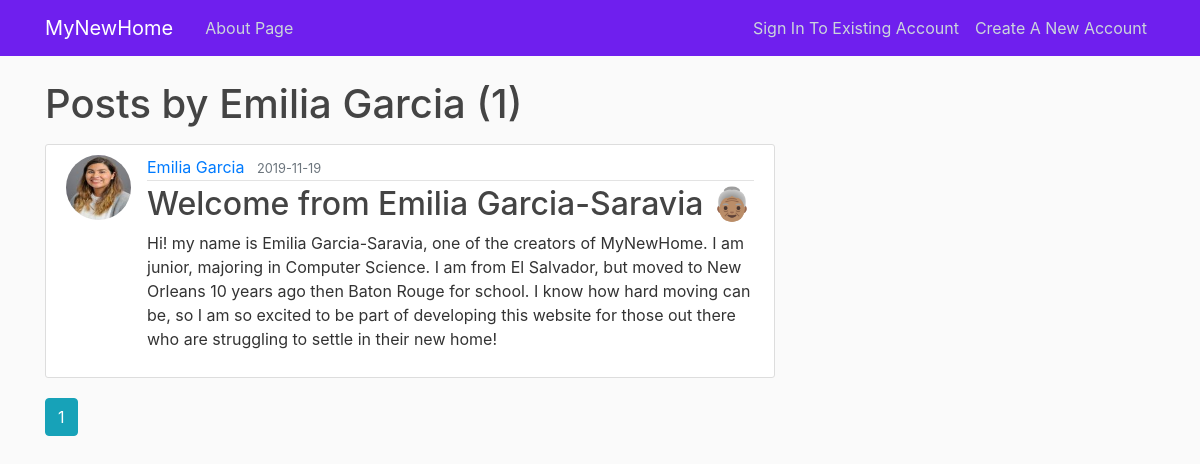
The app's page /user/Emilia Garcia with its own data.
### src/models.py (models this page shows, shortened)
class User(db.Model, UserMixin):
    id = db.Column(db.Integer, primary_key=True)
    username = db.Column(db.String(20), unique=True, nullable=False)
    email = db.Column(db.String(120), unique=True, nullable=False)
    image_file = db.Column(db.String(20), nullable=False,
                           default='default.jpg')
    password = db.Column(db.String(60), nullable=False)
    posts = db.relationship('Post', backref='author', lazy=True)

class Post(db.Model):
    id = db.Column(db.Integer, primary_key=True)
    title = db.Column(db.String(100), nullable=False)
    date_posted = db.Column(db.DateTime, nullable=False,
                            default=datetime.utcnow)
    content = db.Column(db.Text, nullable=False)
    user_id = db.Column(db.Integer, db.ForeignKey('user.id'), nullable=False)

### src/users/routes.py (the view)
@users.route("/user/<string:username>")
def user_posts(username):
    page = request.args.get('page', 1, type=int)
    user = User.query.filter_by(username=username).first_or_404()
    posts = Post.query.filter_by(author=user)\
        .order_by(Post.date_posted.desc())\
        .paginate(page=page, per_page=5)
    return render_template('user_posts.html', posts=posts, user=user)

### src/templates/user_posts.html
{% extends "layout.html" %}
{% block content %}
    <h1 class="mb-3">Posts by {{ user.username }} ({{ posts.total }})</h1>
    {% for post in posts.items %}
        <article class="media content-section">
          <img class="rounded-circle article-img" src="{{ url_for('static', filename='profile_pics/' + post.author.image_file) }}">
          <div class="media-body">
            <div class="article-metadata">
              <a class="mr-2" href="{{ url_for('users.user_posts', username=post.author.username) }}">{{ post.author.username }}</a>
              <small class="text-muted">{{ post.date_posted.strftime('%Y-%m-%d') }}</small>
            </div>
            <h2><a class="article-title" href="{{ url_for('posts.post', post_id=post.id) }}">{{ post.title }}</a></h2>
            <p class="article-content">{{ post.content }}</p>
          </div>
        </article>
    {% endfor %}
    {% for page_num in posts.iter_pages(left_edge=1, right_edge=1, left_current=1, right_current=2) %}
      {% if page_num %}
        {% if posts.page == page_num %}
          <a class="btn btn-info mb-4" href="{{ url_for('users.user_posts', username=user.username, page=page_num) }}">{{ page_num }}</a>
        {% else %}
          <a class="btn btn-outline-info mb-4" href="{{ url_for('users.user_posts', username=user.username, page=page_num) }}">{{ page_num }}</a>
        {% endif %}
      {% else %}
        ...
      {% endif %}
    {% endfor %}
{% endblock content %}

### src/static/main.css (style rules this page uses)
body { background: #fafafa; color: #333333; margin-top: 5rem; }
h1, h2, h3, h4, h5, h6 { color: #444444; }
.content-section { background: #ffffff; padding: 10px 20px; border: 1px solid #dddddd; border-radius: 3px; margin-bottom: 20px; }
.article-title { color: #444444; }
.article-content { white-space: pre-line; }
.article-img { height: 65px; width: 65px; margin-right: 16px; }
.article-metadata { padding-bottom: 1px; margin-bottom: 4px; border-bottom: 1px solid #e3e3e3 }

### records on screen
User: username "Emilia Garcia"
Post: image_file (picture), author.username "Emilia Garcia", date_posted "2019-11-19", title "Welcome from Emilia Garcia-Saravia 👵🏽", content "Hi! my name is Emilia Garcia-Saravia, one of the creators of MyNewHome. I am junior, majoring in Computer Science. I am from El Salvador, but moved to New Orleans 10 years ago then Baton Rouge for school. I know how hard moving can be, so I am so excited to be part of developing this website for those out there who are struggling to settle in their new home!"

### other values on screen
{{ posts.total }} "1"
{{ page_num }} "1"
